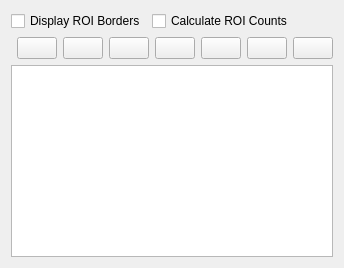
       <widget class="QWidget" name="tab_2">
        <attribute name="title">
         <string>ROI</string>
        </attribute>
        <layout class="QGridLayout" name="gridLayout_4">
         <item row="1" column="0">
          <layout class="QHBoxLayout" name="horizontalLayout">
           <item>
            <spacer name="horizontalSpacer">
             <property name="orientation">
              <enum>Qt::Horizontal</enum>
             </property>
             <property name="sizeHint" stdset="0">
              <size>
               <width>5</width>
               <height>20</height>
              </size>
             </property>
            </spacer>
           </item>
           <item>
            <widget class="QPushButton" name="m_RecalculateButton">
             <property name="toolTip">
              <string>Recalculate ROI Values</string>
             </property>
             <property name="text">
              <string/>
             </property>
             <property name="icon">
              <iconset resource="qxrdresources.qrc">
               <normaloff>:/images/view-refresh.png</normaloff>:/images/view-refresh.png</iconset>
             </property>
            </widget>
           </item>
           <item>
            <widget class="QPushButton" name="m_VisualizeROIBackground">
             <property name="toolTip">
              <string>Visualize ROI Background</string>
             </property>
             <property name="text">
              <string/>
             </property>
             <property name="icon">
              <iconset resource="qxrdresources.qrc">
               <normaloff>:/images/mask_invert.png</normaloff>:/images/mask_invert.png</iconset>
             </property>
            </widget>
           </item>
           <item>
            <widget class="QPushButton" name="m_VisualizeROIPeak">
             <property name="toolTip">
              <string>Visualize ROI Peak</string>
             </property>
             <property name="text">
              <string/>
             </property>
             <property name="icon">
              <iconset resource="qxrdresources.qrc">
               <normaloff>:/images/mask_polygon.png</normaloff>:/images/mask_polygon.png</iconset>
             </property>
            </widget>
           </item>
           <item>
            <widget class="QPushButton" name="m_MoveROIUp">
             <property name="toolTip">
              <string>Move ROI Up</string>
             </property>
             <property name="text">
              <string/>
             </property>
             <property name="icon">
              <iconset resource="qxrdresources.qrc">
               <normaloff>:/images/go-up.png</normaloff>:/images/go-up.png</iconset>
             </property>
            </widget>
           </item>
           <item>
            <widget class="QPushButton" name="m_MoveROIDown">
             <property name="toolTip">
              <string>Mocve ROI Down</string>
             </property>
             <property name="text">
              <string/>
             </property>
             <property name="icon">
              <iconset resource="qxrdresources.qrc">
               <normaloff>:/images/go-down.png</normaloff>:/images/go-down.png</iconset>
             </property>
            </widget>
           </item>
           <item>
            <widget class="QPushButton" name="m_DeleteROI">
             <property name="toolTip">
              <string>Delete Selected ROI(s)</string>
             </property>
             <property name="text">
              <string/>
             </property>
             <property name="icon">
              <iconset resource="qxrdresources.qrc">
               <normaloff>:/images/list-remove.png</normaloff>:/images/list-remove.png</iconset>
             </property>
            </widget>
           </item>
           <item>
            <widget class="QPushButton" name="m_NewROI">
             <property name="toolTip">
              <string>Append New ROI</string>
             </property>
             <property name="text">
              <string/>
             </property>
             <property name="icon">
              <iconset resource="qxrdresources.qrc">
               <normaloff>:/images/list-add.png</normaloff>:/images/list-add.png</iconset>
             </property>
            </widget>
           </item>
          </layout>
         </item>
         <item row="0" column="0">
          <layout class="QHBoxLayout" name="horizontalLayout_2">
           <item>
            <widget class="QCheckBox" name="m_DisplayROIBorders">
             <property name="text">
              <string>Display ROI Borders</string>
             </property>
            </widget>
           </item>
           <item>
            <widget class="QCheckBox" name="m_CalculateROICounts">
             <property name="text">
              <string>Calculate ROI Counts</string>
             </property>
            </widget>
           </item>
           <item>
            <spacer name="horizontalSpacer_2">
             <property name="orientation">
              <enum>Qt::Horizontal</enum>
             </property>
             <property name="sizeHint" stdset="0">
              <size>
               <width>40</width>
               <height>20</height>
              </size>
             </property>
            </spacer>
           </item>
          </layout>
         </item>
         <item row="3" column="0">
          <widget class="QTableView" name="m_ROIWidget"/>
         </item>
        </layout>
       </widget>
